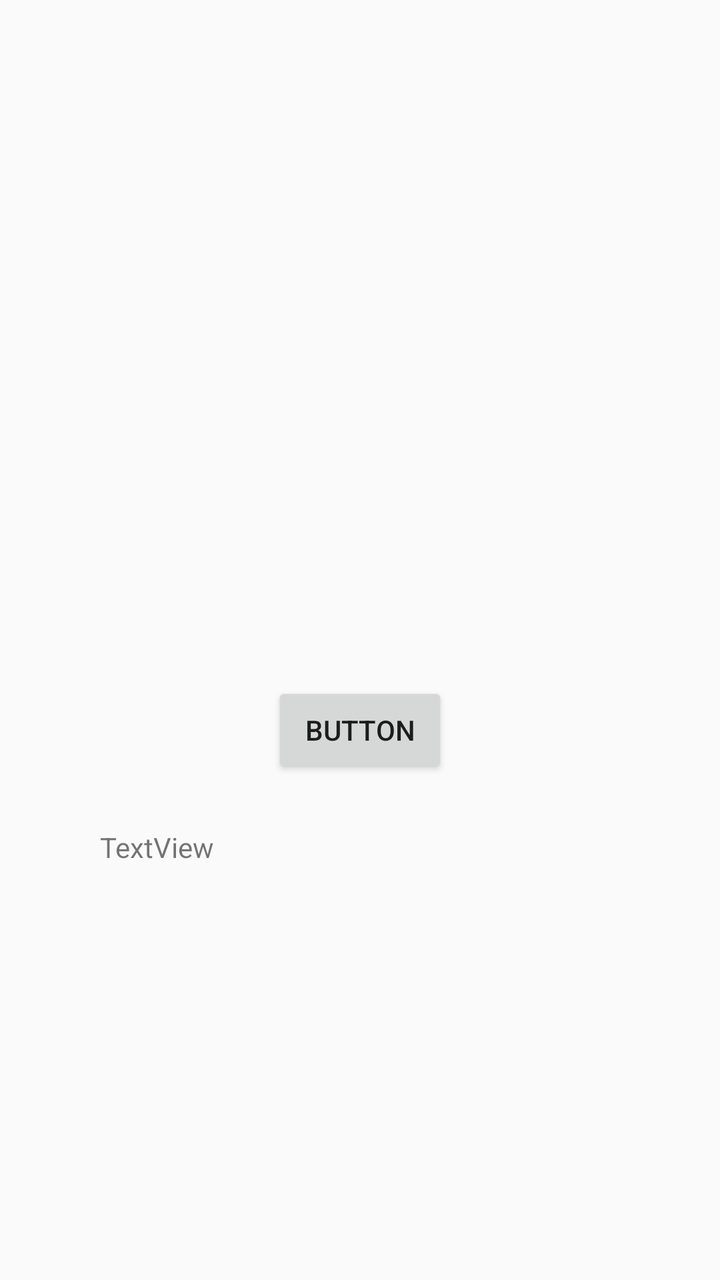
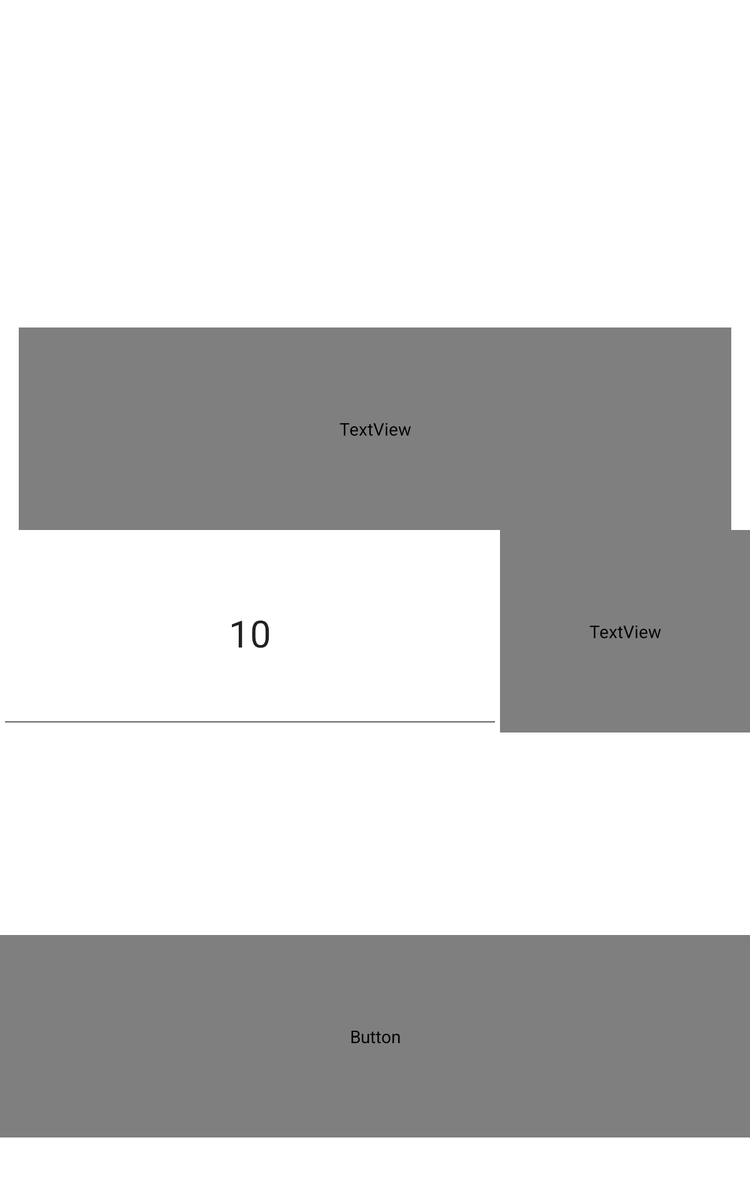

The same Android screen from two of the app's own layout files: first res/layout/ as a phone draws it, then the author's variant for another configuration, drawn on a device whose configuration selects that folder. Both files follow.
<!-- AndroidManifest.xml: application theme AppTheme -->
<!-- res/layout/activity_radar.xml -->
<?xml version="1.0" encoding="utf-8"?>
<androidx.constraintlayout.widget.ConstraintLayout xmlns:android="http://schemas.android.com/apk/res/android"
    xmlns:app="http://schemas.android.com/apk/res-auto"
    xmlns:tools="http://schemas.android.com/tools"
    android:layout_width="match_parent"
    android:layout_height="match_parent"
    tools:context=".Radar">

    <Button
        android:id="@+id/btn_Radar"
        android:layout_width="wrap_content"
        android:layout_height="wrap_content"
        android:layout_marginStart="162dp"
        android:layout_marginTop="341dp"
        android:layout_marginEnd="162dp"
        android:text="Button"
        app:layout_constraintEnd_toEndOf="parent"
        app:layout_constraintStart_toStartOf="parent"
        app:layout_constraintTop_toTopOf="parent" />

    <TextView
        android:id="@+id/lbl_pos"
        android:layout_width="0dp"
        android:layout_height="wrap_content"
        android:layout_marginStart="50dp"
        android:layout_marginTop="25dp"
        android:layout_marginEnd="50dp"
        android:text="TextView"
        app:layout_constraintEnd_toEndOf="parent"
        app:layout_constraintStart_toStartOf="parent"
        app:layout_constraintTop_toBottomOf="@+id/btn_Radar" />
</androidx.constraintlayout.widget.ConstraintLayout>
<!-- resources referenced by this layout -->
<resources>
  <style name="AppTheme" parent="Theme.AppCompat.Light.DarkActionBar">
          
          <item name="colorPrimary">@color/colorPrimary</item>
          <item name="colorPrimaryDark">@color/colorPrimaryDark</item>
          <item name="colorAccent">@color/colorAccent</item>
      </style>
  <color name="colorPrimary">#008577</color>
  <color name="colorPrimaryDark">#00574B</color>
  <color name="colorAccent">#D81B60</color>
</resources>
<!-- res/layout-sw600dp/activity_radar.xml (the author's variant of the layout above) -->
<!-- drawn on a 7-inch tablet held upright -->
<?xml version="1.0" encoding="utf-8"?>
<androidx.constraintlayout.widget.ConstraintLayout xmlns:android="http://schemas.android.com/apk/res/android"
    xmlns:app="http://schemas.android.com/apk/res-auto"
    xmlns:tools="http://schemas.android.com/tools"
    android:layout_width="match_parent"
    android:layout_height="match_parent"
    android:background="@color/white"
    tools:context=".Radar">

    <LinearLayout
        android:layout_width="0dp"
        android:layout_height="0dp"
        android:layout_marginTop="50dp"
        android:layout_marginBottom="50dp"
        android:orientation="vertical"
        android:weightSum="5"
        app:layout_constraintBottom_toBottomOf="parent"
        app:layout_constraintEnd_toEndOf="parent"
        app:layout_constraintStart_toStartOf="parent"
        app:layout_constraintTop_toTopOf="parent">

        <LinearLayout
            android:layout_width="match_parent"
            android:layout_height="0dp"
            android:layout_weight="1"
            android:orientation="horizontal"></LinearLayout>

        <TextView
            android:id="@+id/textView"
            android:layout_width="match_parent"
            android:layout_height="0dp"
            android:layout_marginStart="15dp"
            android:layout_marginTop="50dp"
            android:layout_marginEnd="15dp"
            android:layout_weight="1"
            android:gravity="center_vertical"
            android:text="Buscar EscapeRoom en un radio de"
            android:textAlignment="center"
            android:textColor="@color/common_google_signin_btn_text_dark_focused"
            android:textSize="24sp" />

        <LinearLayout
            android:layout_width="match_parent"
            android:layout_height="0dp"
            android:layout_weight="1"
            android:orientation="horizontal"
            android:weightSum="3">

            <EditText
                android:id="@+id/lbl_pos"
                android:layout_width="0dp"
                android:layout_height="match_parent"
                android:layout_gravity="center_vertical"
                android:layout_weight="2"
                android:gravity="center_vertical"
                android:text="10"
                android:textAlignment="center"
                android:textSize="30sp" />

            <TextView
                android:id="@+id/textView2"
                android:layout_width="0dp"
                android:layout_height="match_parent"
                android:layout_gravity="center_vertical"
                android:layout_weight="1"
                android:gravity="center_vertical"
                android:text="Km"
                android:textAlignment="textStart"
                android:textColor="@color/common_google_signin_btn_text_dark_focused"
                android:textSize="24sp" />
        </LinearLayout>

        <LinearLayout
            android:layout_width="match_parent"
            android:layout_height="0dp"
            android:layout_weight="1"
            android:orientation="horizontal"></LinearLayout>

        <Button
            android:id="@+id/btn_Radar"
            android:layout_width="match_parent"
            android:layout_height="0dp"
            android:layout_weight="1"
            android:background="@drawable/boton_redondeado"
            android:text="Buscar"
            android:textColor="@color/common_google_signin_btn_text_dark_default"
            android:textSize="36sp"
            android:textStyle="bold" />

    </LinearLayout>
</androidx.constraintlayout.widget.ConstraintLayout>
<!-- resources referenced by the variant -->
<!-- as a 7-inch tablet held upright resolves them -->
<resources>
  <color name="white">#FFF</color>
  <!-- drawable boton_redondeado (drawable) -->
  <?xml version="1.0" encoding="utf-8"?>
  <shape xmlns:android="http://schemas.android.com/apk/res/android" android:shape="rectangle">
      <solid android:color="#002AFF"/>
  
      <stroke android:width="3dp"
          android:color="#002AFF"/>
  
      <padding android:left="1dp"
          android:top="1dp"
          android:right="1dp"
          android:bottom="1dp"/>
  
      <corners android:radius="30px"/>
  </shape>
  <style name="AppTheme" parent="Theme.AppCompat.Light.DarkActionBar">
          
          <item name="colorPrimary">@color/colorPrimary</item>
          <item name="colorPrimaryDark">@color/colorPrimaryDark</item>
          <item name="colorAccent">@color/colorAccent</item>
      </style>
  <color name="colorPrimary">#008577</color>
  <color name="colorPrimaryDark">#00574B</color>
  <color name="colorAccent">#D81B60</color>
</resources>
